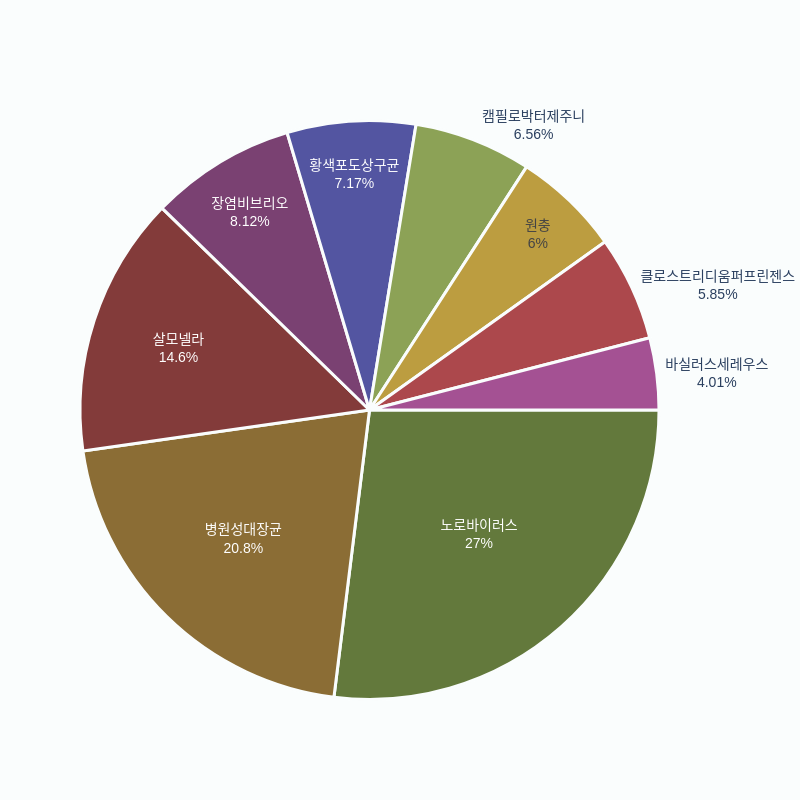

Notebook source saved alongside this figure:
### Code cell
cause_analysis_pie(cause_df, 'OCCRNC_VIRS', 'OCCRNC_CNT')

### Figure 1 — Plotly figure (JSON) as saved in the notebook; plotly's stock layout.template omitted (floating-point values rounded to 4 significant figures)
{"data": [{"direction": "clockwise", "hole": 0, "insidetextorientation": "horizontal", "labels": ["노로바이러스", "병원성대장균", "살모넬라", "장염비브리오", "황색포도상구균", "캠필로박터제주니", "원충", "클로스트리디움퍼프린젠스", "바실러스세레우스"], "marker": {"colors": ["#63793C", "#8B6D35", "#833B3A", "#7A4172", "#5355A1", "#8CA256", "#BC9D40", "#AC484C", "#A45193"], "line": {"color": "#FAFDFD", "width": 3}}, "rotation": 90, "showlegend": false, "sort": false, "textinfo": "percent+label", "type": "pie", "values": [880, 678, 475, 265, 234, 214, 196, 191, 131]}], "layout": {"font": {"family": "Arial", "size": 14}, "height": 800, "legend": {"font": {"family": "Arial", "size": 14, "weight": "bold"}}, "paper_bgcolor": "#FAFDFD", "width": 800}}
